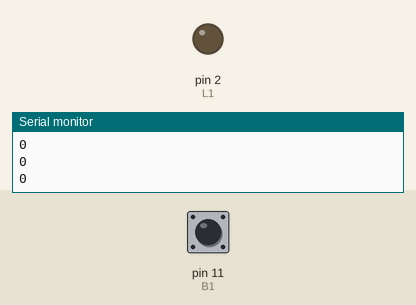
Simulated run of this sketch. Board: Arduino Uno, built with avr-gcc and run on an emulated ATmega328P. Shown: output pins drawn as LEDs (lit = HIGH), the last lines printed to the serial monitor. Dashed ring = blinking. The test bench sets the inputs (shaded band); at power-on: pin 11 (B1) HIGH.

Above: at 1.2 s.
1.3 s: pin 11 (B1) pulled LOW for 0.15 s
At 2.2 s:
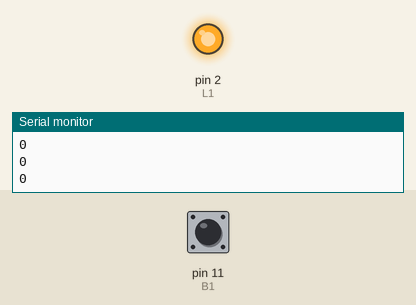
4.4 s: pin 11 (B1) pulled LOW for 3.2 s
At 5.7 s:
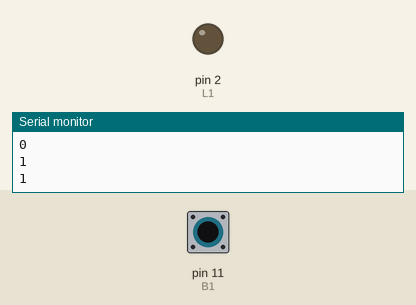
9.1 s: pin 11 (B1) pulled LOW for 1 s
At 10.6 s:
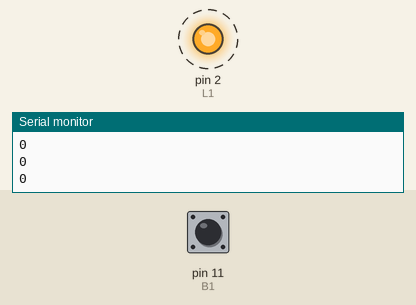
Timing chart, 0 to 19.1 s (numbered marks = the images above; inputs shaded):
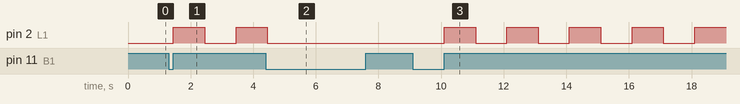

Measured:
- after the input at 1.3 s, pin 2 (L1): LOW → HIGH after 0.15 s, → LOW 1.0 s later, → HIGH 1.0 s later
- after the input at 4.4 s, pin 2 (L1): goes on until 4.5 s, then stays LOW
- after the input at 9.1 s, pin 2 (L1): alternates HIGH for 1.0 s and LOW for 1.0 s, starting after 1.0 s

The sketch:

ejercicio_4.ino
```cpp
#define L1 2
#define B1 11

int estado;
int pulsaciones;

void setup() {

  pinMode(L1, OUTPUT);
  pinMode(B1, INPUT_PULLUP);
  Serial.begin(9600);


}

void loop() {

  if (pulsaciones <= 1) {
    if (digitalRead(B1) == LOW)
    {
      while (digitalRead(B1) == LOW) {}
      pulsaciones++;
    }
  }
  if (pulsaciones == 1) {
    digitalWrite(L1, HIGH);
    delay(1000);
    digitalWrite(L1, LOW);
    delay(1000);
  }else{
    digitalWrite(L1, LOW);
  }
  if (pulsaciones > 1) {
    pulsaciones = 0;

  }

  Serial.println(pulsaciones);

}
```
